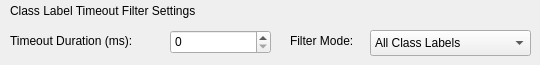
         <widget class="QWidget" name="page_45">
          <widget class="QLabel" name="label_100">
           <property name="geometry">
            <rect>
             <x>10</x>
             <y>0</y>
             <width>221</width>
             <height>21</height>
            </rect>
           </property>
           <property name="text">
            <string>Class Label Timeout Filter Settings</string>
           </property>
          </widget>
          <widget class="QLabel" name="label_101">
           <property name="geometry">
            <rect>
             <x>10</x>
             <y>30</y>
             <width>151</width>
             <height>21</height>
            </rect>
           </property>
           <property name="text">
            <string>Timeout Duration (ms):</string>
           </property>
          </widget>
          <widget class="QSpinBox" name="pipelineTool_classLabelTimeoutFilterTimeoutDurationSpinBox_2">
           <property name="geometry">
            <rect>
             <x>170</x>
             <y>30</y>
             <width>101</width>
             <height>24</height>
            </rect>
           </property>
          </widget>
          <widget class="QLabel" name="label_102">
           <property name="geometry">
            <rect>
             <x>290</x>
             <y>30</y>
             <width>81</width>
             <height>21</height>
            </rect>
           </property>
           <property name="text">
            <string>Filter Mode:</string>
           </property>
          </widget>
          <widget class="QComboBox" name="pipelineTool_classLabelTimeoutFilterFilterModeList_2">
           <property name="geometry">
            <rect>
             <x>370</x>
             <y>30</y>
             <width>161</width>
             <height>26</height>
            </rect>
           </property>
           <item>
            <property name="text">
             <string>All Class Labels</string>
            </property>
           </item>
           <item>
            <property name="text">
             <string>Independent Class Labels</string>
            </property>
           </item>
          </widget>
         </widget>
